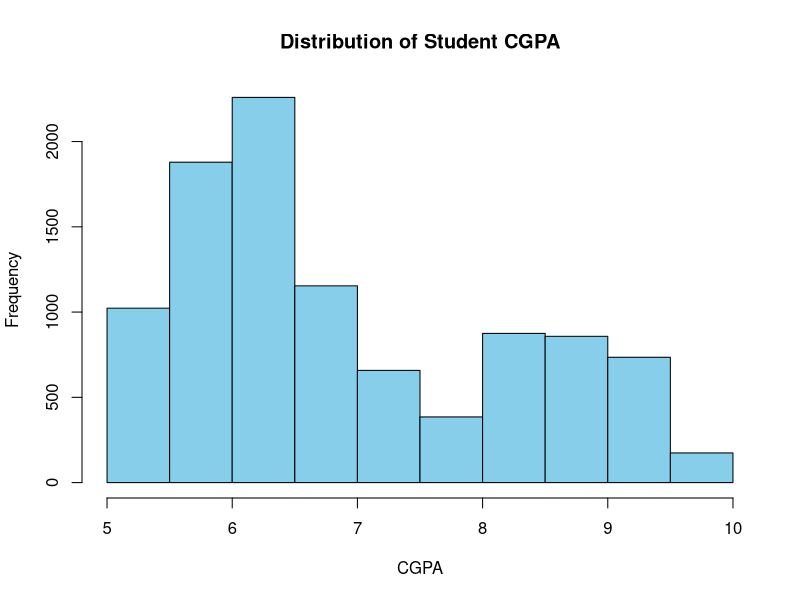
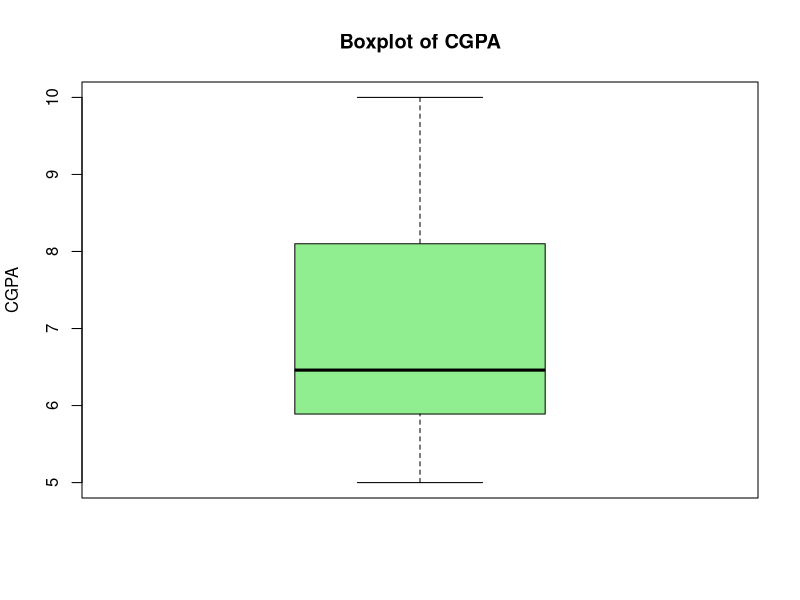
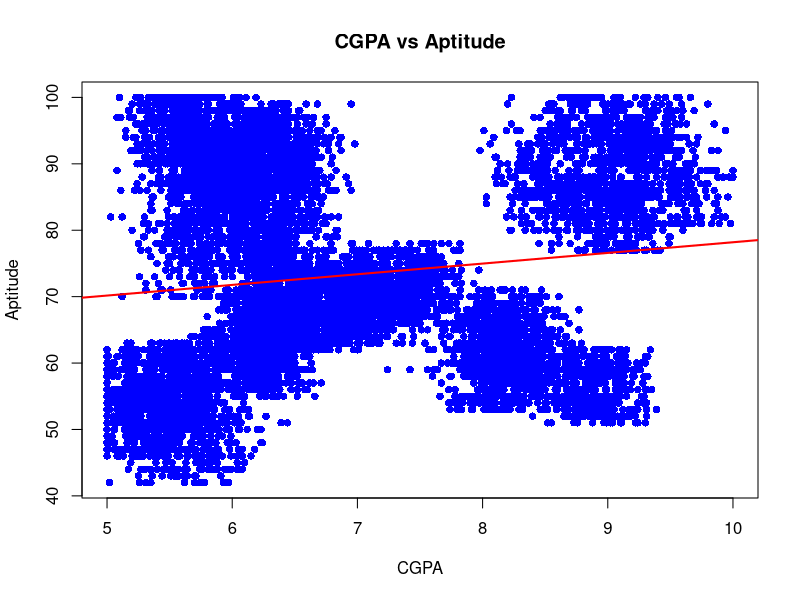
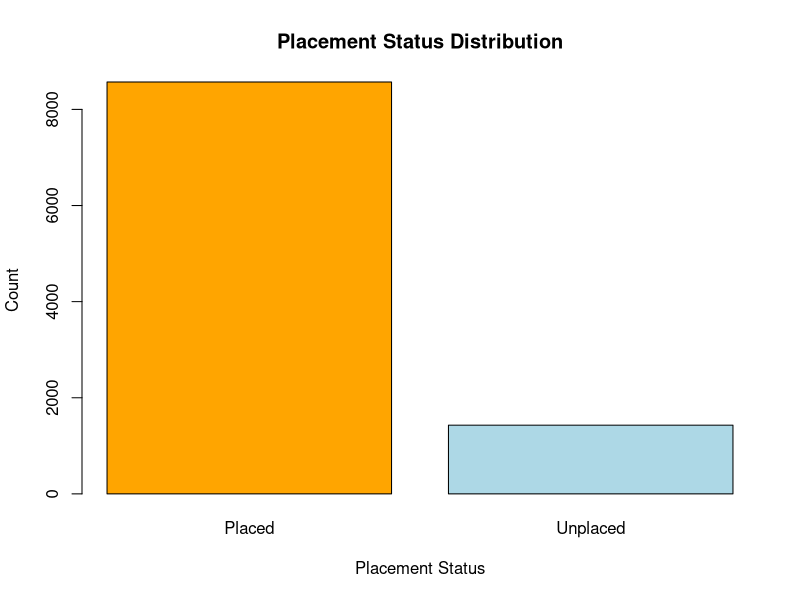
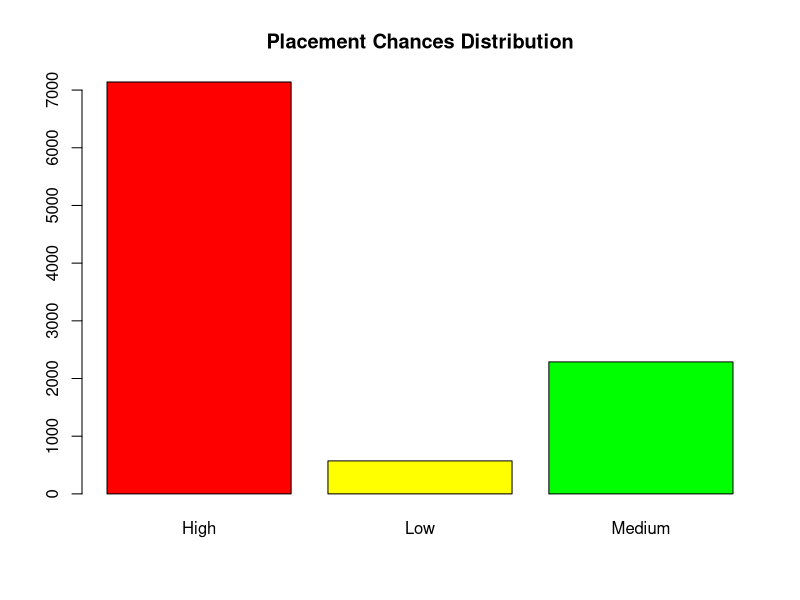

R code for these plots, in order: (Note: this script raises an error after producing the figures.)
cat("Placelytics: A Data-Driven Analysis of Student Placement Patterns")

data <- read.csv("dataset_aiplacement.csv")
head(data)

str(data)

summary(data)

hist(data$CGPA,
     col="skyblue",
     main="Distribution of Student CGPA",
     xlab="CGPA")

boxplot(data$CGPA,
        col="lightgreen",
        main="Boxplot of CGPA",
        ylab="CGPA")

table(data$PlacementStatus)

model <- lm(Aptitude ~ CGPA, data=data)
summary(model)

plot(data$CGPA,
     data$Aptitude,
     pch=16,
     col="blue",
     main="CGPA vs Aptitude",
     xlab="CGPA",
     ylab="Aptitude")

abline(model, col="red", lwd=2)

cor(data$CGPA, data$Aptitude)

colMeans(data[, c("CGPA","Internships","Projects","Certifications","Aptitude")])

barplot(table(data$PlacementStatus),
        col=c("orange","lightblue"),
        main="Placement Status Distribution",
        xlab="Placement Status",
        ylab="Count")

barplot(table(data$Chances),
        col=c("red","yellow","green"),
        main="Placement Chances Distribution")

predictPlacement <- function() {

  cgpa <- as.numeric(readline("Enter CGPA: "))
  internships <- as.numeric(readline("Enter Internships: "))
  projects <- as.numeric(readline("Enter Projects: "))
  certifications <- as.numeric(readline("Enter Certifications: "))
  aptitude <- as.numeric(readline("Enter Aptitude Score: "))

  score <- cgpa + internships + projects + certifications + aptitude

  if(score >= 18){
    print("Placement Status: Placed")
    print("Chance: High")
  }

  else if(score >= 12){
    print("Placement Status: Placed")
    print("Chance: Medium")
  }

  else{
    print("Placement Status: Unplaced")
    print("Chance: Low")
  }
}
predictPlacement()


plot(data$CGPA,
     data$Aptitude,
     pch=16,
     col="blue",
     main="CGPA vs Aptitude",
     xlab="CGPA",
     ylab="Aptitude")
